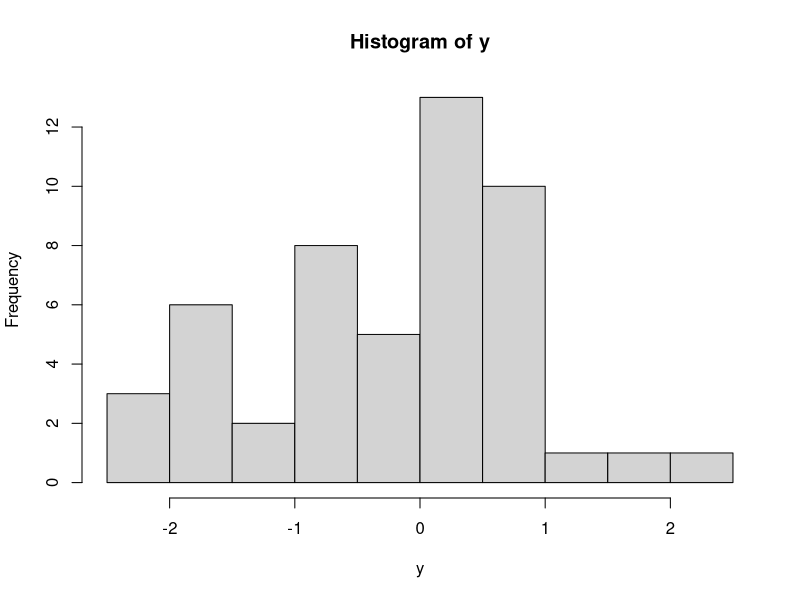
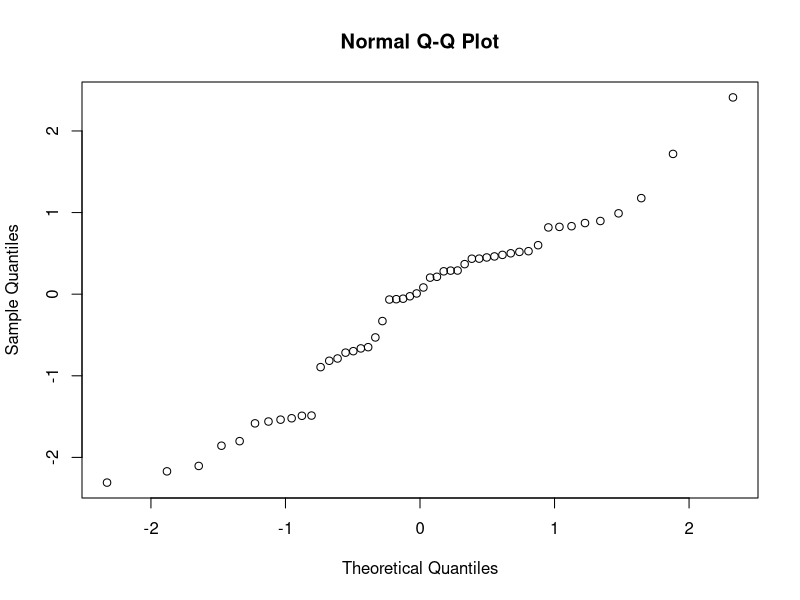
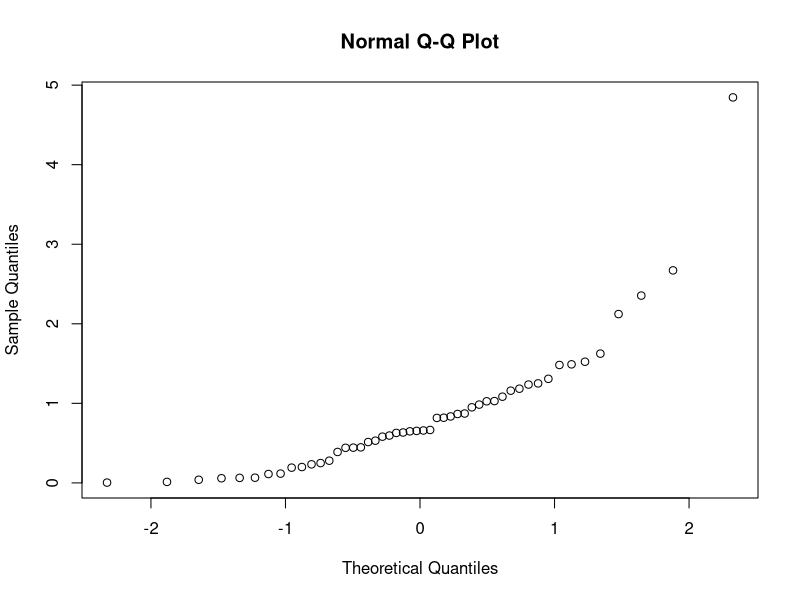
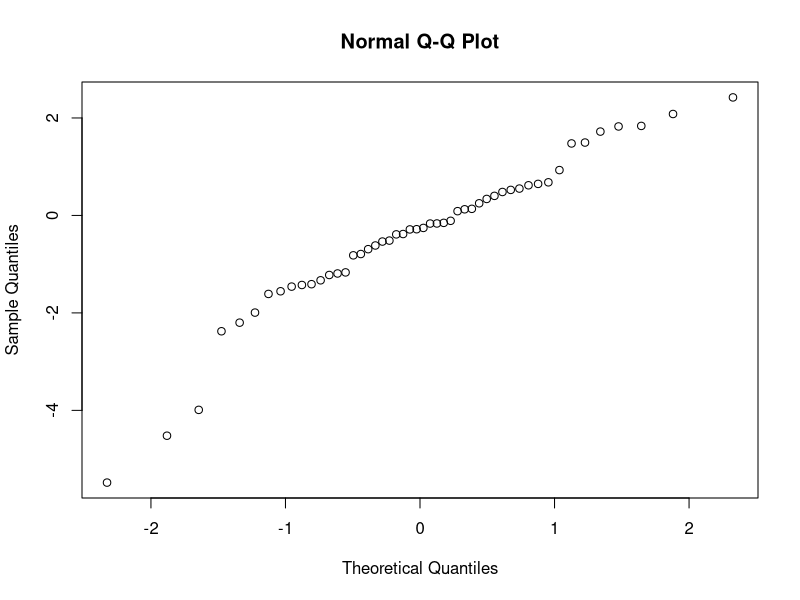

Here is the R script that generated these plots, in order: (Note: this script raises an error after producing the figures.)
## ---- chunk 1
# sample 50 numbers from the standard normal distribution
y = rnorm(50)

# look at the histogram - it's like the density function
hist(y)

# look at the QQ plot - it demonstrates how closely the distribution matches the quantiles of a Normal distribution.
qqnorm(y)

# plot a couple of non-normal QQ plots:
qqnorm( rexp(50) )
qqnorm( rt(50, df=2) )
## ---- chunk 2
# extract just the mice that got the medium dose of THC
mice_med = mice_pot[ mice_pot$group == 1, ]

# look at the histogram and QQ plot to assess whether the data are approximately normal
hist( mice_med$percent_of_act )
qqnorm( mice_med$percent_of_act )
## ---- chunk 3
# calculate the sample mean, sample standard deviation, and sample size:
x_bar = mean( mice_med$percent_of_act )
s = sd( mice_med$percent_of_act )
n = nrow( mice_med )

# calculate the relevant quantiles of the t-distribution.
# use the 0.1 and 0.9 quantiles because we want the 80% confidence interval
# and (1-0.8) / 2 = 0.1 and 1 - 0.1 = 0.9.
t_low = qt(0.1, df=n-1)
t_high = qt(0.9, df=n-1)

# calculate the confidence interval:
cat( "The 80% CI is (", x_bar + t_low * s / sqrt(n), ", ", x_bar + t_high * s / sqrt(n), ").")

# check your calculation with the t.test function:
t.test( mice_med$percent_of_act, conf.level=0.8 )

## ---- chunk 4
# calculate the number of barnacles per unit area for each sample:
barnacles$per_m = barnacles$count / barnacles$area_m

# examine the histogram and QQ plot of the barnacles per unit area:
hist( barnacles$per_m, main="barnacles per square meter" )
qqnorm( barnacles$per_m )

# does it look to you like the barnacles per unit area are distributed like a normal distribution?
## ---- chunk 5
# define the sample size and a 
B = 200
t_boot = numeric( B )

# generate the bootstrap-t distribution for this data
for (i in 1:B) {
  z = sample( barnacles$per_m, replace=TRUE )
  t_boot[[i]] = ( mean(z) - mean(barnacles$per_m) ) / ( sd(z) / sqrt(length(z)) )
}

# plot the histogram of the bootstrap-t distribution
hist(t_boot)

# extract the 0.025 and 0.975 quantiles, and annotate the histogram with them
t_lower = quantile( t_boot, 0.025 )
t_upper = quantile( t_boot, 0.975 )
abline( v = c(t_lower, t_upper), lty=3)

# calculate the confidence interval
print( round( mean(barnacles$per_m) + c(t_lower, t_upper) * sd(barnacles$per_m) / sqrt(length(barnacles$per_m)), 2 ))

# compare to the result we'd see with a t confidence interval
t.test( barnacles$per_m )
## ---- chunk 6
# plot the t density with 11 df
xx = seq(-4, 4, length.out=1000)
plot( xx, dt(xx, df=11), type='l', bty='n', ylab="density", xlab='t')

# annotate with the observed t-statistic
t = (mean(mice_med$percent_of_act) - 100) /
  (sd(mice_med$percent_of_act) / sqrt(n))
abline(v=t, lty=3, col='red', lwd=2)
## ---- chunk 7
# plot the t density with 11 df
xx = seq(-4, 4, length.out=1000)
plot( xx, dt(xx, df=11), type='l', bty='n', ylab="density", xlab='t')

# annotate with the observed t-statistic
abline(v=t, lty=3, col='red', lwd=2)

# shade the tails
polygon(x=c(xx[xx<=t], t, min(xx)), y=c(dt(xx[xx<=t], df=11), 0, 0), col=grey(0.8))
polygon(x=c(xx[xx>-t], t, max(xx)), y=c(0, dt(xx[xx>-t], df=11), 0), col=grey(0.8))
## ---- chunk 8
# test whether the population mean movement is equal to 100%]
t.test( mice_med$percent_of_act, mu=100 )
## ---- chunk 9
#extract the samples to be compared
a = mice_pot$percent_of_act[ mice_pot$group == 1]
b = mice_pot$percent_of_act[ mice_pot$group == 3]

# check for equal variances - these are close enough
var(a)
var(b)

# check whether the high-THC mice movement is Normal
qqnorm(b)

# two pop test
t.test(a, b, var.equal=TRUE)
